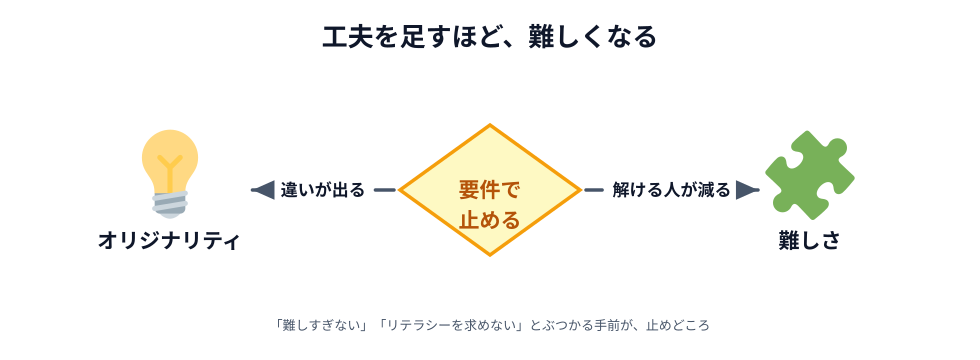

This chart was generated by the following Python code:
# 01-tradeoff.svg
# スキーマ: BALANCE（オリジナリティと難しさの引っぱり合い）
# 工夫を足すほど難しくなるので、要件がつり合う場所で止めることを見せる

import sys

sys.path.insert(0, "/Users/seekseep/.claude/skills/genfig")
from genfig import Canvas

c = Canvas(980, 360)
c.text(490, 46, "工夫を足すほど、難しくなる", scale="xl")

orig = c.node(170, 190, "オリジナリティ", emoji_cp="1f4a1", w=220, h=100)  # 💡
hard = c.node(810, 190, "難しさ", emoji_cp="1f9e9", w=220, h=100)  # 🧩
mid = c.node(490, 190, "要件で\n止める", shape="diamond", color="yellow", w=180, h=130)

c.link(mid, orig, label="違いが出る")
c.link(mid, hard, label="解ける人が減る")

c.text(490, 330, "「難しすぎない」「リテラシーを求めない」とぶつかる手前が、止めどころ",
       scale="sm")

c.save("01-tradeoff.svg")
